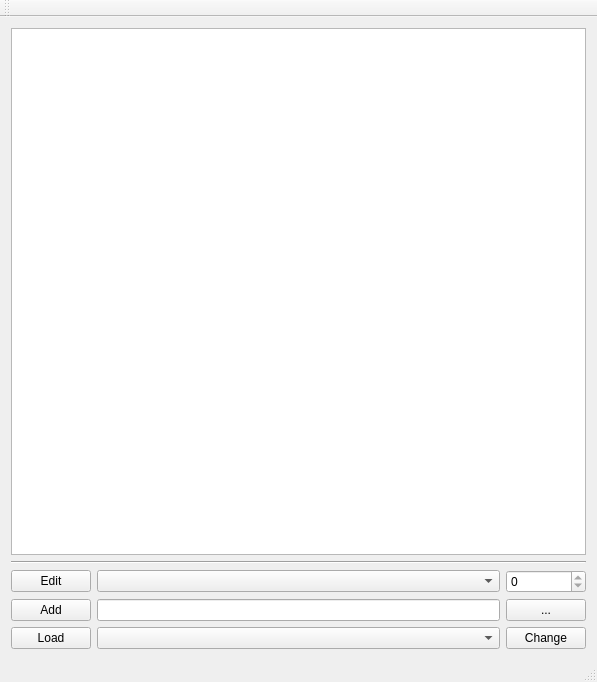
<?xml version="1.0" encoding="UTF-8"?>
<ui version="4.0">
 <class>ApplicationClass</class>
 <widget class="QMainWindow" name="ApplicationClass">
  <property name="geometry">
   <rect>
    <x>0</x>
    <y>0</y>
    <width>597</width>
    <height>682</height>
   </rect>
  </property>
  <property name="windowTitle">
   <string>Application</string>
  </property>
  <widget class="QWidget" name="centralWidget">
   <layout class="QGridLayout" name="gridLayout">
    <item row="0" column="0">
     <layout class="QVBoxLayout" name="verticalLayout">
      <item>
       <widget class="QTableWidget" name="DisplayWidget">
        <property name="editTriggers">
         <set>QAbstractItemView::NoEditTriggers</set>
        </property>
        <property name="rowCount">
         <number>0</number>
        </property>
        <property name="columnCount">
         <number>2</number>
        </property>
        <attribute name="horizontalHeaderVisible">
         <bool>false</bool>
        </attribute>
        <attribute name="horizontalHeaderStretchLastSection">
         <bool>true</bool>
        </attribute>
        <column/>
        <column/>
       </widget>
      </item>
      <item>
       <widget class="Line" name="line">
        <property name="orientation">
         <enum>Qt::Horizontal</enum>
        </property>
       </widget>
      </item>
      <item>
       <layout class="QGridLayout" name="gridLayout_3">
        <property name="horizontalSpacing">
         <number>6</number>
        </property>
        <item row="0" column="3">
         <widget class="QSpinBox" name="IndexerEdit">
          <property name="sizePolicy">
           <sizepolicy hsizetype="Minimum" vsizetype="Fixed">
            <horstretch>0</horstretch>
            <verstretch>0</verstretch>
           </sizepolicy>
          </property>
          <property name="minimum">
           <number>0</number>
          </property>
          <property name="maximum">
           <number>0</number>
          </property>
         </widget>
        </item>
        <item row="2" column="3">
         <widget class="QPushButton" name="ChangeSaveBtn">
          <property name="text">
           <string>Change</string>
          </property>
         </widget>
        </item>
        <item row="0" column="1">
         <widget class="QComboBox" name="CommandCB">
          <property name="sizePolicy">
           <sizepolicy hsizetype="Preferred" vsizetype="Fixed">
            <horstretch>0</horstretch>
            <verstretch>0</verstretch>
           </sizepolicy>
          </property>
         </widget>
        </item>
        <item row="2" column="0">
         <widget class="QPushButton" name="LoadConfigBtn">
          <property name="text">
           <string>Load</string>
          </property>
         </widget>
        </item>
        <item row="2" column="1">
         <widget class="QComboBox" name="ConfigCB"/>
        </item>
        <item row="1" column="0">
         <widget class="QPushButton" name="AddBtn">
          <property name="text">
           <string>Add</string>
          </property>
         </widget>
        </item>
        <item row="1" column="3">
         <widget class="QPushButton" name="BindBtn">
          <property name="text">
           <string>...</string>
          </property>
         </widget>
        </item>
        <item row="0" column="0">
         <widget class="QPushButton" name="EditBtn">
          <property name="enabled">
           <bool>true</bool>
          </property>
          <property name="sizePolicy">
           <sizepolicy hsizetype="Minimum" vsizetype="Fixed">
            <horstretch>0</horstretch>
            <verstretch>0</verstretch>
           </sizepolicy>
          </property>
          <property name="baseSize">
           <size>
            <width>0</width>
            <height>0</height>
           </size>
          </property>
          <property name="text">
           <string>Edit</string>
          </property>
         </widget>
        </item>
        <item row="1" column="1">
         <widget class="QLineEdit" name="Output">
          <property name="readOnly">
           <bool>true</bool>
          </property>
         </widget>
        </item>
       </layout>
      </item>
     </layout>
    </item>
   </layout>
  </widget>
  <widget class="QMenuBar" name="menuBar">
   <property name="geometry">
    <rect>
     <x>0</x>
     <y>0</y>
     <width>597</width>
     <height>21</height>
    </rect>
   </property>
  </widget>
  <widget class="QToolBar" name="mainToolBar">
   <attribute name="toolBarArea">
    <enum>TopToolBarArea</enum>
   </attribute>
   <attribute name="toolBarBreak">
    <bool>false</bool>
   </attribute>
  </widget>
  <widget class="QStatusBar" name="statusBar"/>
 </widget>
 <layoutdefault spacing="6" margin="11"/>
 <resources>
  <include location="Application.qrc"/>
 </resources>
 <connections/>
</ui>
